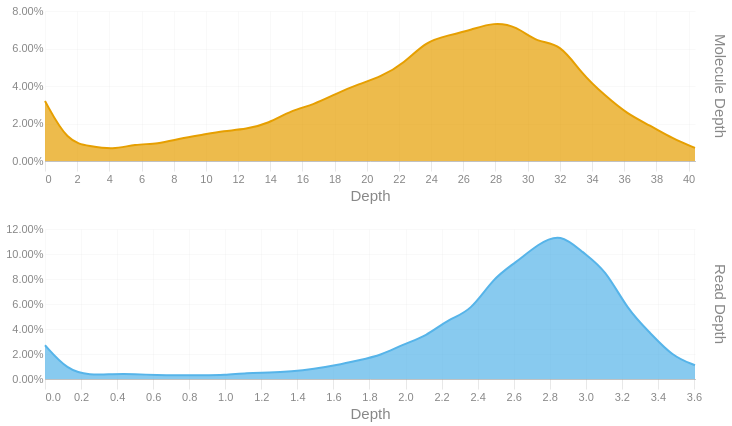

Notebook code cell kept with this figure:
### Code cell
readdep = depth_hist(tb['Read Depth'], q99, 3)
readdep = readdep.with_columns(pl.lit('Read Depth').alias('Metric'))
if not SKIPLR:
    moldep = depth_hist(tb['Molecule Depth'], mol_q99, 1)
    moldep = moldep.with_columns(pl.lit('Molecule Depth').alias('Metric'))
    _hist = pl.concat([readdep, moldep])
    _hist = _hist.filter(pl.col('Proportion') != 0)
    with SafeRender(_hist):
        (
            alt.Chart(_hist)        
            .mark_area(interpolate = "basis")
            .encode(
                x=alt.X('Bin:Q').scale(domainMin=0).axis(alt.Axis(title='Depth')),
                y = alt.Y('Proportion:Q', title = None).axis(format = '.2%'),
                color = alt.Color('Metric:N').legend(None),
                row = alt.Row("Metric:N").header(title = None, labelOrient = 'right'),
                tooltip = [
                    alt.Tooltip("Metric:N", title = "Metric"),
                    alt.Tooltip('Interval:N', title = "Depth Interval"),
                    alt.Tooltip('Proportion:Q', title = "% Alignments").format('.2%')
                ]
            )
            .resolve_scale(x='independent', y='independent')
            .properties(
                height = 150, width = 650,
                usermeta={'embedOptions': {'downloadFileName': f'{samplename}.depth.hist'}}
            )
        ).display()
else:
    readdep = readdep.filter(pl.col('Proportion') != 0)
    with SafeRender(readdep):
        (
            alt.Chart(readdep)        
            .mark_area(interpolate = "basis")
            .encode(
                x=alt.X('Bin:Q').scale(domainMin=0).axis(alt.Axis(title='Depth')),
                y = alt.Y('Proportion:Q', title = None).axis(format = '.2%'),
                tooltip = [
                    alt.Tooltip('Interval:N', title = "Depth Interval"),
                    alt.Tooltip('Proportion:Q', title = "% Alignments").format('.2%')
                ]
            )
            .properties(
                usermeta={'embedOptions': {'downloadFileName': f'{samplename}.depth.hist'}}
            )
        ).display()

### Figure 1 — Vega-Lite specification as saved in the notebook (floating-point values rounded to 4 significant figures)
{"width": 650, "height": 150, "config": {"title": {"anchor": "start", "dy": -15, "fontSize": 18, "color": "#888888", "subtitleColor": "#888888", "subtitleFontSize": 14}, "arc": {"fill": "#0072B2"}, "axis": {"domainColor": "#888888", "domainWidth": 0.5, "gridWidth": 0.2, "grid": false, "titleFontWeight": 400, "titleFontSize": 15, "labelFontSize": 11, "labelColor": "#888888", "tickColor": "#888888", "tickWidth": 0.2, "titleColor": "#888888"}, "axisBand": {"grid": false}, "axisX": {"grid": true, "tickSize": 10, "domainCap": "round"}, "axisY": {"domain": false, "grid": true, "tickSize": 0, "domainCap": "round"}, "background": "transparent", "header": {"labelFontSize": 15, "labelColor": "#888888", "titleFontSize": 15, "titleFontWeight": 600, "titleColor": "#888888"}, "legend": {"labelFont": "sans-serif", "labelFontSize": 12, "labelColor": "#888888", "symbolSize": 100, "symbolType": "circle", "titleFontSize": 12, "titlePadding": 10, "titleColor": "#888888", "title": null}, "range": {"category": ["#E69F00", "#56B4E9", "#009E73", "#F0E442", "#0072B2", "#D55E00", "#CC79A7", "#000000"], "diverging": ["#cfe8f3", "#a2d4ec", "#73bfe2", "#46abdb", "#1696d2", "#12719e"]}, "area": {"fill": "#0072B2", "fillOpacity": 0.7, "line": true, "strokeOpacity": 0.7}, "line": {"color": "#0072B2", "stroke": "#0072B2", "strokeWidth": 2}, "trail": {"color": "#0072B2", "stroke": "#0072B2", "strokeWidth": 0, "size": 1}, "point": {"filled": true, "fillOpacity": 1.0, "size": 95}, "text": {"color": "#888888", "fontSize": 11, "align": "right", "fontWeight": 400, "size": 11}, "bar": {"fill": "#0072B2", "stroke": null}, "view": {"stroke": null, "continuousWidth": 660, "continuousHeight": 400}}, "data": {"name": "data-fb3e159fae24bb8b41ef54799e3c4764"}, "mark": {"type": "area", "interpolate": "basis"}, "encoding": {"color": {"field": "Metric", "legend": null, "type": "nominal"}, "row": {"field": "Metric", "header": {"title": null, "labelOrient": "right"}, "type": "nominal"}, "tooltip": [{"field": "Metric", "title": "Metric", "type": "nominal"}, {"field": "Interval", "title": "Depth Interval", "type": "nominal"}, {"field": "Proportion", "format": ".2%", "title": "% Alignments", "type": "quantitative"}], "x": {"axis": {"title": "Depth"}, "field": "Bin", "scale": {"domainMin": 0}, "type": "quantitative"}, "y": {"axis": {"format": ".2%"}, "field": "Proportion", "title": null, "type": "quantitative"}}, "resolve": {"scale": {"x": "independent", "y": "independent"}}, "usermeta": {"embedOptions": {"downloadFileName": "S1_Tusket_006.depth.hist"}}, "$schema": "https://vega.github.io/schema/vega-lite/v6.1.0.json", "datasets": {"data-fb3e159fae24bb8b41ef54799e3c4764": [{"Bin": 0.0, "Interval": "0.0-0.124", "Proportion": 0.027, "Metric": "Read Depth"}, {"Bin": 0.124, "Interval": "0.124-0.249", "Proportion": 0.007, "Metric": "Read Depth"}, {"Bin": 0.249, "Interval": "0.249-0.373", "Proportion": 0.003, "Metric": "Read Depth"}, {"Bin": 0.373, "Interval": "0.373-0.497", "Proportion": 0.004, "Metric": "Read Depth"}, {"Bin": 0.497, "Interval": "0.497-0.622", "Proportion": 0.004, "Metric": "Read Depth"}, {"Bin": 0.622, "Interval": "0.622-0.746", "Proportion": 0.003, "Metric": "Read Depth"}, {"Bin": 0.746, "Interval": "0.746-0.87", "Proportion": 0.003, "Metric": "Read Depth"}, {"Bin": 0.87, "Interval": "0.87-0.995", "Proportion": 0.003, "Metric": "Read Depth"}, {"Bin": 0.995, "Interval": "0.995-1.119", "Proportion": 0.003, "Metric": "Read Depth"}, {"Bin": 1.119, "Interval": "1.119-1.243", "Proportion": 0.005, "Metric": "Read Depth"}, {"Bin": 1.243, "Interval": "1.243-1.368", "Proportion": 0.005, "Metric": "Read Depth"}, {"Bin": 1.368, "Interval": "1.368-1.492", "Proportion": 0.006, "Metric": "Read Depth"}, {"Bin": 1.492, "Interval": "1.492-1.616", "Proportion": 0.008, "Metric": "Read Depth"}, {"Bin": 1.616, "Interval": "1.616-1.741", "Proportion": 0.011, "Metric": "Read Depth"}, {"Bin": 1.741, "Interval": "1.741-1.865", "Proportion": 0.015, "Metric": "Read Depth"}, {"Bin": 1.865, "Interval": "1.865-1.989", "Proportion": 0.019, "Metric": "Read Depth"}, {"Bin": 1.989, "Interval": "1.989-2.114", "Proportion": 0.028, "Metric": "Read Depth"}, {"Bin": 2.114, "Interval": "2.114-2.238", "Proportion": 0.034, "Metric": "Read Depth"}, {"Bin": 2.238, "Interval": "2.238-2.362", "Proportion": 0.048, "Metric": "Read Depth"}, {"Bin": 2.362, "Interval": "2.362-2.487", "Proportion": 0.054, "Metric": "Read Depth"}, {"Bin": 2.487, "Interval": "2.487-2.611", "Proportion": 0.081, "Metric": "Read Depth"}, {"Bin": 2.611, "Interval": "2.611-2.735", "Proportion": 0.093, "Metric": "Read Depth"}, {"Bin": 2.735, "Interval": "2.735-2.86", "Proportion": 0.108, "Metric": "Read Depth"}, {"Bin": 2.86, "Interval": "2.86-2.984", "Proportion": 0.117, "Metric": "Read Depth"}, {"Bin": 2.984, "Interval": "2.984-3.108", "Proportion": 0.101, "Metric": "Read Depth"}, {"Bin": 3.108, "Interval": "3.108-3.233", "Proportion": 0.088, "Metric": "Read Depth"}, {"Bin": 3.233, "Interval": "3.233-3.357", "Proportion": 0.055, "Metric": "Read Depth"}, {"Bin": 3.357, "Interval": "3.357-3.481", "Proportion": 0.037, "Metric": "Read Depth"}, {"Bin": 3.481, "Interval": "3.481-3.606", "Proportion": 0.018, "Metric": "Read Depth"}, {"Bin": 3.606, "Interval": "3.606-3.73", "Proportion": 0.011, "Metric": "Read Depth"}, {"Bin": 0.0, "Interval": "0.0-1.4", "Proportion": 0.032, "Metric": "Molecule Depth"}, {"Bin": 1.4, "Interval": "1.4-2.8", "Proportion": 0.01, "Metric": "Molecule Depth"}, {"Bin": 2.8, "Interval": "2.8-4.2", "Proportion": 0.008, "Metric": "Molecule Depth"}, {"Bin": 4.2, "Interval": "4.2-5.6", "Proportion": 0.006, "Metric": "Molecule Depth"}, {"Bin": 5.6, "Interval": "5.6-7.0", "Proportion": 0.009, "Metric": "Molecule Depth"}, {"Bin": 7.0, "Interval": "7.0-8.4", "Proportion": 0.009, "Metric": "Molecule Depth"}, {"Bin": 8.4, "Interval": "8.4-9.8", "Proportion": 0.012, "Metric": "Molecule Depth"}, {"Bin": 9.8, "Interval": "9.8-11.1", "Proportion": 0.014, "Metric": "Molecule Depth"}, {"Bin": 11.1, "Interval": "11.1-12.5", "Proportion": 0.016, "Metric": "Molecule Depth"}, {"Bin": 12.5, "Interval": "12.5-13.9", "Proportion": 0.017, "Metric": "Molecule Depth"}, {"Bin": 13.9, "Interval": "13.9-15.3", "Proportion": 0.02, "Metric": "Molecule Depth"}, {"Bin": 15.3, "Interval": "15.3-16.7", "Proportion": 0.027, "Metric": "Molecule Depth"}, {"Bin": 16.7, "Interval": "16.7-18.1", "Proportion": 0.03, "Metric": "Molecule Depth"}, {"Bin": 18.1, "Interval": "18.1-19.5", "Proportion": 0.036, "Metric": "Molecule Depth"}, {"Bin": 19.5, "Interval": "19.5-20.9", "Proportion": 0.041, "Metric": "Molecule Depth"}, {"Bin": 20.9, "Interval": "20.9-22.3", "Proportion": 0.045, "Metric": "Molecule Depth"}, {"Bin": 22.3, "Interval": "22.3-23.7", "Proportion": 0.052, "Metric": "Molecule Depth"}, {"Bin": 23.7, "Interval": "23.7-25.1", "Proportion": 0.064, "Metric": "Molecule Depth"}, {"Bin": 25.1, "Interval": "25.1-26.5", "Proportion": 0.067, "Metric": "Molecule Depth"}, {"Bin": 26.5, "Interval": "26.5-27.9", "Proportion": 0.07, "Metric": "Molecule Depth"}, {"Bin": 27.9, "Interval": "27.9-29.3", "Proportion": 0.074, "Metric": "Molecule Depth"}, {"Bin": 29.3, "Interval": "29.3-30.6", "Proportion": 0.072, "Metric": "Molecule Depth"}, {"Bin": 30.6, "Interval": "30.6-32.0", "Proportion": 0.063, "Metric": "Molecule Depth"}, {"Bin": 32.0, "Interval": "32.0-33.4", "Proportion": 0.063, "Metric": "Molecule Depth"}, {"Bin": 33.4, "Interval": "33.4-34.8", "Proportion": 0.046, "Metric": "Molecule Depth"}, {"Bin": 34.8, "Interval": "34.8-36.2", "Proportion": 0.035, "Metric": "Molecule Depth"}, {"Bin": 36.2, "Interval": "36.2-37.6", "Proportion": 0.025, "Metric": "Molecule Depth"}, {"Bin": 37.6, "Interval": "37.6-39.0", "Proportion": 0.019, "Metric": "Molecule Depth"}, {"Bin": 39.0, "Interval": "39.0-40.4", "Proportion": 0.012, "Metric": "Molecule Depth"}, {"Bin": 40.4, "Interval": "40.4-41.79", "Proportion": 0.007, "Metric": "Molecule Depth"}]}}
